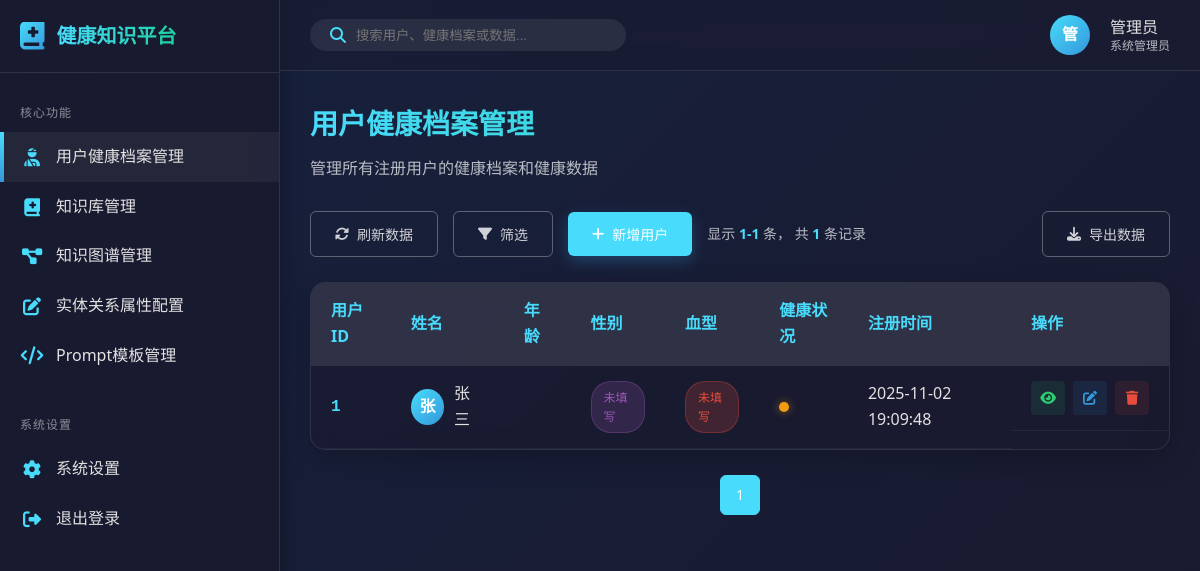
Page /admin/dashboard (signed in) on the earlier database version.
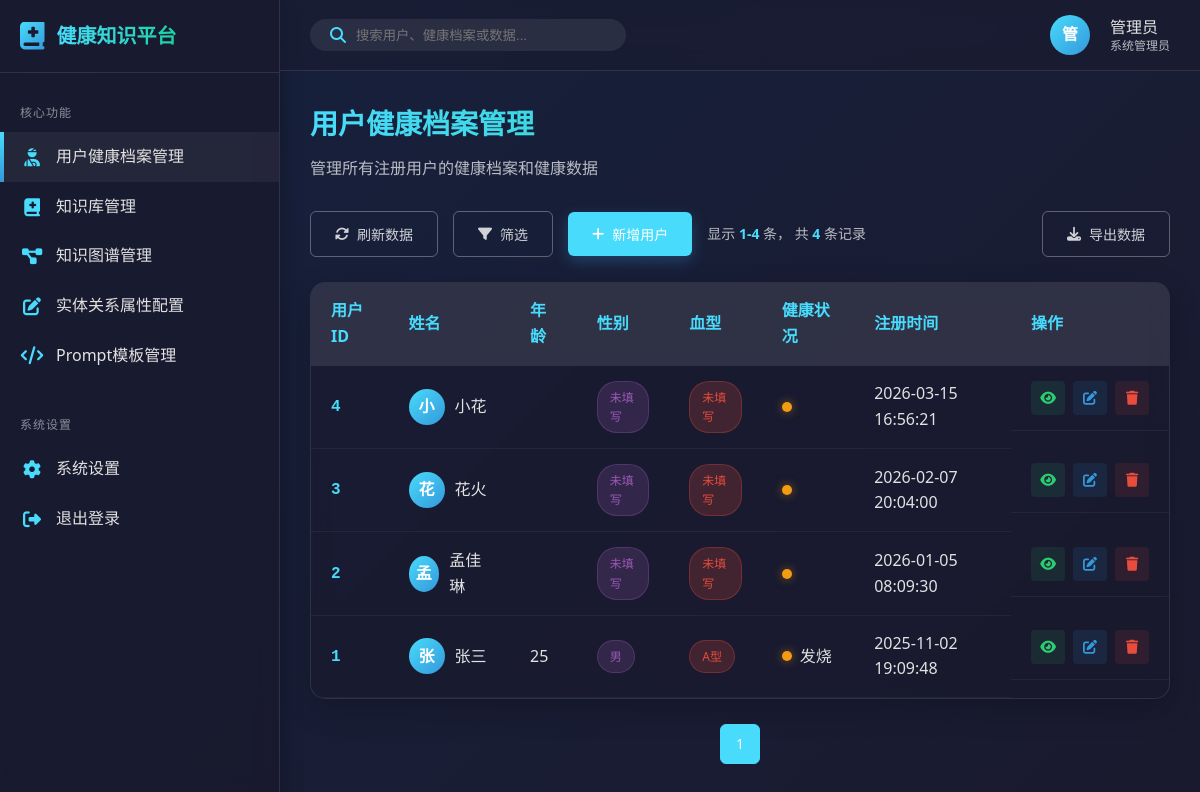
Same page on the later database version.
### tables this page shows
CREATE TABLE patients (
            id INTEGER PRIMARY KEY AUTOINCREMENT,
            name TEXT NOT NULL,
            phone TEXT UNIQUE NOT NULL,
            password TEXT NOT NULL,
            age INTEGER,
            gender TEXT,
            blood_type TEXT,
            height TEXT,
            weight TEXT,
            conditions TEXT,
            allergies TEXT,
            occupation TEXT,
            ethnicity TEXT,
            main_activity TEXT,
            education TEXT,
            employment TEXT,
            marital_status TEXT,
            is_smoker TEXT,
            is_drinker TEXT,
            surgery_history TEXT,
            medications TEXT,
            disease_history TEXT,
            systolic_bp TEXT,
            diastolic_bp TEXT,
            bp_measure_time TEXT,
            family_history TEXT,
            regular_exercise TEXT,
            created_at TIMESTAMP DEFAULT CURRENT_TIMESTAMP
        );

### app.py (the view)
@app.route('/admin/dashboard')
def admin_dashboard():
    if 'admin_id' not in session:
        return redirect(url_for('admin_login'))
    page = request.args.get('page', 1, type=int)
    per_page = 10
    search = request.args.get('search', '').strip()
    conn = sqlite3.connect(app.config['DATABASE'])
    c = conn.cursor()
    if search:
        c.execute('SELECT COUNT(*) FROM patients WHERE name LIKE ? OR phone LIKE ? OR conditions LIKE ?',
                  (f'%{search}%', f'%{search}%', f'%{search}%'))
    else:
        c.execute('SELECT COUNT(*) FROM patients')
    total = c.fetchone()[0]
    total_pages = (total + per_page - 1) // per_page
    offset = (page - 1) * per_page
    if search:
        c.execute('SELECT * FROM patients WHERE name LIKE ? OR phone LIKE ? OR conditions LIKE ? ORDER BY id DESC LIMIT ? OFFSET ?',
                  (f'%{search}%', f'%{search}%', f'%{search}%', per_page, offset))
    else:
        c.execute('SELECT * FROM patients ORDER BY id DESC LIMIT ? OFFSET ?', (per_page, offset))
    patients = c.fetchall()
    conn.close()
    patients_data = []
    for p in patients:
        patients_data.append({
            'id': p[0], 'name': p[1], 'phone': p[2], 'age': p[4],
            'gender': p[5], 'blood_type': p[6], 'height': p[7], 'weight': p[8],
            'conditions': p[9], 'allergies': p[10], 'created_at': p[-1] if len(p) > 11 else ''
        })
    return render_template('admin_dashboard.html', patients=patients_data,
                           page=page, per_page=per_page, total=total,
                           total_pages=total_pages, search=search)

### templates/admin_dashboard.html (shortened to what this page needs)
{% extends "base.html" %}
{% block styles %}
<link rel="stylesheet" href="{{ url_for('static', filename='css/admin.css') }}">
{% endblock %}
{% block content %}
<div class="admin-container">
    <aside class="sidebar">
        <div class="sidebar-header">
            <div class="hospital-logo">
                <i class="fas fa-book-medical"></i>
                <h2>健康知识平台</h2>
            </div>
        </div>
        <nav class="nav-links">
            <div class="nav-group">
                <div class="nav-title">核心功能</div>
                <a href="{{ url_for('admin_dashboard') }}" class="nav-link active">
                    <i class="fas fa-user-injured"></i>
                    <span>用户健康档案管理</span>
                </a>
                <a href="{{ url_for('knowledge_management') }}" class="nav-link">
                    <i class="fas fa-book-medical"></i>
                    <span>知识库管理</span>
                </a>
                <a href="{{ url_for('knowledge_graph') }}" class="nav-link">
                    <i class="fas fa-project-diagram"></i>
                    <span>知识图谱管理</span>
                </a>
                <a href="{{ url_for('entity_config') }}" class="nav-link">
                    <i class="fas fa-edit"></i>
                    <span>实体关系属性配置</span>
                </a>
                <a href="{{ url_for('prompt_templates_management') }}" class="nav-link">
                    <i class="fas fa-code"></i>
                    <span>Prompt模板管理</span>
                </a>
            </div>
            <div class="nav-group">
                <div class="nav-title">系统设置</div>
                <a href="{{ url_for('system_settings') }}" class="nav-link"><i
                        class="fas fa-cog"></i><span>系统设置</span></a>
                <a href="{{ url_for('logout') }}" class="nav-link"><i
                        class="fas fa-sign-out-alt"></i><span>退出登录</span></a>
            </div>
        </nav>
    </aside>
    <main class="main-content">
        <header class="top-nav">
            <div class="search-box">
                <i class="fas fa-search"></i>
                <input type="text" id="searchPatients" placeholder="搜索用户、健康档案或数据...">
            </div>
            <div class="user-info">
                <div class="user-avatar">管</div>
                <div class="user-details">
                    <div class="user-name">管理员</div>
                    <div class="user-role">系统管理员</div>
                </div>
            </div>
        </header>
        <section class="content-area">
            <div class="content-header">
                <h1>用户健康档案管理</h1>
                <p>管理所有注册用户的健康档案和健康数据</p>
            </div>
            <div class="dashboard-actions">
                <div class="action-left">
                    <button class="btn btn-outline" id="refreshPatients">
                        <i class="fas fa-sync-alt"></i> 刷新数据
                    </button>
                    <button class="btn btn-outline">
                        <i class="fas fa-filter"></i> 筛选
                    </button>
                    <button class="btn btn-primary" id="addUserBtn">
                        <i class="fas fa-plus"></i> 新增用户
                    </button>
                    <div class="records-count">
                        显示 <strong>{{ ((page-1)*per_page)+1 }}-{{ [page*per_page, total]|min }}</strong> 条，
                        共 <strong>{{ total }}</strong> 条记录
                    </div>
                </div>
                <div class="action-right">
                    <button class="btn btn-outline">
                        <i class="fas fa-download"></i> 导出数据
                    </button>
                </div>
            </div>
            <div class="table-wrapper">
                <table class="patients-table">
                    <thead>
                    <tr>
                        <th>用户ID</th>
                        <th>姓名</th>
                        <th>年龄</th>
                        <th>性别</th>
                        <th>血型</th>
                        <th>健康状况</th>
                        <th>注册时间</th>
                        <th width="140">操作</th>
                    </tr>
                    </thead>
                    <tbody>
                    {% for patient in patients %}
                    <tr>
                        <td><span class="user-id">{{ patient.id }}</span></td>
                        <td>
                            <div class="user-info-cell">
                                <div class="user-avatar-small">
                                    {{ patient.name[0] }}
                                </div>
                                <span class="user-name">{{ patient.name }}</span>
                            </div>
                        </td>
                        <td>{{ patient.age }}</td>
                        <td>
                <span class="badge badge-gender">
                  {% if patient.gender %}{{ patient.gender }}{% else %}未填写{% endif %}
                </span>
                        </td>
                        <td>
                <span class="badge badge-blood">
                  {% if patient.blood_type %}{{ patient.blood_type }}{% else %}未填写{% endif %}
                </span>
                        </td>
                        <td>
                            <div class="health-status">
                                <span class="status-indicator {{ 'positive' if patient.conditions == '良好' else 'warning' }}"></span>
                                {{ patient.conditions }}
                            </div>
                        </td>
                        <td>{{ patient.created_at }}</td>
                        <td class="actions">
                            <button class="btn-icon view" title="查看详情" data-id="{{ patient.id }}">
                                <i class="fas fa-eye"></i>
                            </button>
                            <button class="btn-icon edit" title="编辑健康信息" data-id="{{ patient.id }}">
                                <i class="fas fa-edit"></i>
                            </button>
                            <button class="btn-icon delete" title="删除用户" data-id="{{ patient.id }}">
                                <i class="fas fa-trash"></i>
                            </button>
                        </td>
                    </tr>
                    {% endfor %}
                    </tbody>
                </table>
            </div>
            <div class="pagination">
                {% for p in range(1, total_pages+1) %}
                {% if p == page %}
                <a class="btn btn-outline active">{{ p }}</a>
                {% else %}
                <a href="{{ url_for('admin_dashboard', page=p) }}" class="btn btn-outline">{{ p }}</a>
                {% endif %}
                {% endfor %}
            </div>
        </section>
    </main>
</div>
{% endblock %}

### templates/base.html (shortened to what this page needs)
<!DOCTYPE html>
<html lang="zh-CN">
<head>
    <link rel="stylesheet" href="https://cdnjs.cloudflare.com/ajax/libs/font-awesome/6.4.0/css/all.min.css">
    <link rel="stylesheet" href="{{ url_for('static', filename='css/style.css') }}">
    {% block styles %}{% endblock %}
</head>
<body>
    {% block content %}{% endblock %}
</body>
</html>

### static/css/style.css (style rules this page uses)
:root { --primary: #2c7fb8; --primary-dark: #1a5f8e; --secondary: #4db3d3; --accent: #f05f5f; --light: #f8f9fa; --dark: #343a40; --success: #28a745; --warning: #ffc107; --danger: #dc3545; --gray: #6c757d; --light-gray: #e9ecef; }
* { margin: 0; padding: 0; box-sizing: border-box; }
body { font-family: 'Noto Sans SC', sans-serif; background-color: #f0f4f8; color: var(--dark); line-height: 1.6; }

Differences in the rows shown:
added patients: id "4", name "小", name "小花", gender "未填写", blood_type "未填写", created_at "2026-03-15 16:56:21"
added patients: id "3", name "花", name "花火", gender "未填写", blood_type "未填写", created_at "2026-02-07 20:04:00"
added patients: id "2", name "孟", name "孟佳琳", gender "未填写", blood_type "未填写", created_at "2026-01-05 08:09:30"
changed patients "张三": age (not shown) → "25"; gender (not shown) → "男"; blood_type (not shown) → "A型"; conditions (not shown) → "发烧"; no longer shows "未填写"
Other differences:
{{ [page*per_page, total]|min }}: "1" → "4"
{{ total }}: "1" → "4"
